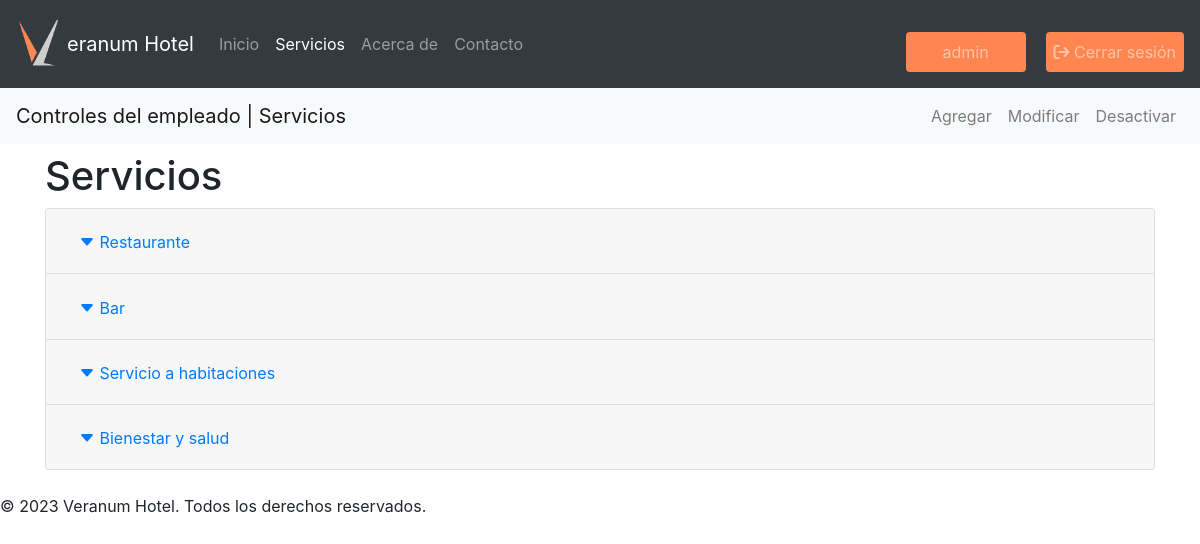
The page /servicios/ (signed in) on the database its author committed.
### VeranumApp/models.py (models this page shows, shortened)
class ServicioHoteleria(models.Model):
    idServicio = models.AutoField(primary_key=True)
    nombre = models.CharField(max_length=100)

### VeranumApp/views.py (the view)
# urls.py: path('servicios/', views.servicios_subservicios, name='servicios'),
def servicios_subservicios(request):
    servicios = ServicioHoteleria.objects.all()
    return render(request, "servicios.html", {"servicios": servicios})

### VeranumApp/templates/servicios.html (shortened to what this page needs)
{% extends 'base.html' %}
{% block navbar %}
<ul class="navbar-nav">
    <li class="nav-item">
        <a class="nav-link" href="{% url 'buscar_habitaciones' %}">Inicio</a>
    </li>
    <li class="nav-item active">
        <a class="nav-link" href="{% url 'servicios' %}">Servicios</a>
    </li>
    <li class="nav-item">
        <a class="nav-link" href="{% url 'acerca_de' %}">Acerca de</a>
    </li>
    <li class="nav-item">
        <a class="nav-link" href="{% url 'contacto' %}"">Contacto</a>
    </li>
</ul>
{% endblock %}
{% block empleado %}
<nav class="navbar navbar-expand-lg navbar-light bg-light">
    <a class="navbar-brand" href="#">Controles del empleado | Servicios</a>
    <div class="collapse navbar-collapse" id="employeeNavbar">
        <ul class="navbar-nav ml-auto">
            <li class="nav-item">
                <a class="nav-link" href="#" data-toggle="modal" data-target="#agregarModal">Agregar</a>
            </li>
            <li class="nav-item">
                <a class="nav-link" href="#" data-toggle="modal" data-target="#modificarModal">Modificar</a>
            </li>
            <li class="nav-item">
                <a class="nav-link" href="#" data-toggle="modal" data-target="#desactivarModal">Desactivar</a>
            </li>
        </ul>
    </div>
</nav>
{% endblock %}
{% block content %}
<h1>Servicios</h1>
<div class="accordion" id="accordionServicios">
    {% for servicio in servicios %}
    <div class="card">
        <div class="card-header" id="heading{{ servicio.idServicio }}">
            <h2 class="mb-0">
                <button class="btn btn-link" type="button" data-toggle="collapse"
                    data-target="#collapse{{ servicio.idServicio }}" aria-expanded="true"
                    aria-controls="collapse{{ servicio.idServicio }}">
                    <i class="bi bi-caret-down-fill"></i>
                    {{ servicio.nombre }}
            </h2>
        </div>
    </div>
    {% endfor %}
</div>
{% endblock %}

### VeranumApp/templates/base.html (shortened to what this page needs)
{% load static %}
<!DOCTYPE html>
<html lang="es">
<head>
    <link rel="stylesheet" href="https://stackpath.bootstrapcdn.com/bootstrap/4.5.2/css/bootstrap.min.css">
    <link rel="stylesheet" type="text/css" href="{% static 'css/style.css' %}">
    <link rel="stylesheet" href="https://cdn.jsdelivr.net/npm/bootstrap-icons@1.10.5/font/bootstrap-icons.css">
</head>
<body>
    <header>
        {% block header %}
        <nav class="navbar navbar-expand-lg navbar-dark bg-dark">
            <a class="navbar-brand" href="{% url 'buscar_habitaciones' %}">
                <table class="tabla-empresa">
                    <tr>
                        <td>
                            <img class="foto-icono" src="{% static 'img/icono.png' %}" alt="Icono de la empresa">
                        </td>
                        <td>eranum Hotel</td>
                    </tr>
                </table>
            </a>
            <div class="collapse navbar-collapse" id="navbarNav">
                {% block navbar %}
                {% endblock %}
                <ul class="navbar-nav ml-auto login">
                    {% if user.is_authenticated %}
                    <li class="nav-item btn-user">
                        <a id= 'btn-usuario'class="btn btn-link nav-link" href="{% url 'perfil' %}">{{ user.username }}</a>
                    </li>
                    <li class="nav-item btn-sesion">
                        <button class="btn btn-link nav-link" data-toggle="modal" data-target="#confirmarModal">
                            <i class="fa-solid fa-arrow-right-from-bracket"></i> Cerrar sesión
                        </button>
                    </li>
                </ul>
            </div>
            {% else %}
            <li class="nav-item btn-sesion">
                <a class="btn btn-link nav-link" href="{% url 'iniciar_sesion' %}"><i
                        class="bi bi-person"></i>&nbsp;Iniciar sesión</a>
            </li>
            </div>
            {% endif %}
        </nav>
        {% endblock %}
        {% if user.is_staff %}
        {% block empleado %}
        {% endblock %}
        {% endif %}
    </header>
    <div class="container mt-2">
        {% block content %}
        {% endblock %}
    </div>
    <footer>
        <p>© 2023 Veranum Hotel. Todos los derechos reservados.</p>
    </footer>
</body>
</html>

### static/css/style.css (style rules this page uses)
html { scroll-behavior: ; }
.foto-icono { width: 48px; height: auto; display: block; margin: 0 auto; }
.login button, .login a { border: 1px #ff8650; background-color: #ff8650; min-width: 120px; min-height: 24px; }
.login .nav-link { margin-bottom: .5rem; margin-top: 1.5rem; }
.btn-user { margin-right: 20px; }
.btn-sesion { min-width: 128px; }
body { transition: 0.3s all ease-in-out; }
footer { bottom: 1px; }

### rows shown on the page
ServicioHoteleria: nombre "Restaurante"
ServicioHoteleria: nombre "Bar"
ServicioHoteleria: nombre "Servicio a habitaciones"
ServicioHoteleria: nombre "Bienestar y salud"

### other values the page prints
{{ user.username }} "admin"
